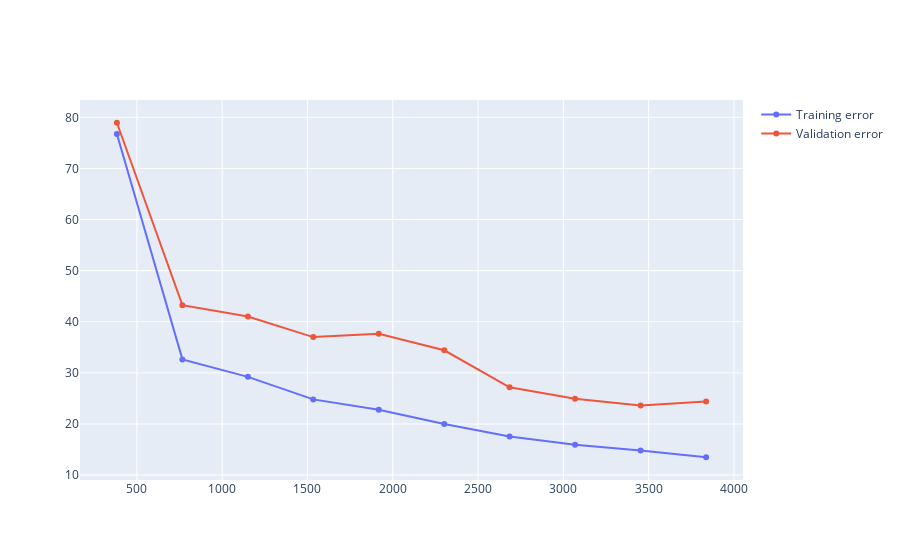

This figure's notebook cell:
### Code cell
import json
import numpy as np
import pandas as pd
from sklearn.model_selection import train_test_split, learning_curve
from sklearn.ensemble import RandomForestRegressor
import plotly.graph_objects as go
from pandarallel import pandarallel
from sklearn.metrics import mean_squared_error

pandarallel.initialize(progress_bar=True)

# Load the JSON file
data = []
with open('clean_trips.json', 'r') as file:
    for line in file:
        data.append(json.loads(line))

df = pd.DataFrame(data)

# Calculate trip time in seconds
df['trip_time'] = df['time']

# Drop rows with missing values (if any)
df.dropna(inplace=True)

# Feature extraction functions
def extract_features(row):
    features = {}
    features['mean_time_gap'] = np.mean(row['time_gap'])
    features['std_time_gap'] = np.std(row['time_gap'])
    features['min_time_gap'] = np.min(row['time_gap'])
    features['max_time_gap'] = np.max(row['time_gap'])
    
    features['mean_lat'] = np.mean(row['lats'])
    features['std_lat'] = np.std(row['lats'])
    features['min_lat'] = np.min(row['lats'])
    features['max_lat'] = np.max(row['lats'])
    
    features['mean_lng'] = np.mean(row['lngs'])
    features['std_lng'] = np.std(row['lngs'])
    features['min_lng'] = np.min(row['lngs'])
    features['max_lng'] = np.max(row['lngs'])
    
    features['mean_dist_gap'] = np.mean(row['dist_gap'])
    features['std_dist_gap'] = np.std(row['dist_gap'])
    features['min_dist_gap'] = np.min(row['dist_gap'])
    features['max_dist_gap'] = np.max(row['dist_gap'])
    
    return pd.Series(features)

# Split the data
X_train, X_test, y_train, y_test = train_test_split(df, df['trip_time'], test_size=0.25, random_state=42)

# Apply feature extraction to each subset
train_features = X_train.apply(extract_features, axis=1)
test_features = X_test.apply(extract_features, axis=1)

# Combine features with other relevant columns
X_train = pd.concat([train_features, X_train[['driverID', 'weekID', 'timeID', 'dateID', 'trip_time']]], axis=1)
X_test = pd.concat([test_features, X_test[['driverID', 'weekID', 'timeID', 'dateID', 'trip_time']]], axis=1)

# Convert non-numeric columns to numeric or drop them
non_numeric_cols = X_train.select_dtypes(include=['object']).columns
X_train[non_numeric_cols] = X_train[non_numeric_cols].apply(lambda col: pd.factorize(col)[0])
X_test[non_numeric_cols] = X_test[non_numeric_cols].apply(lambda col: pd.factorize(col)[0])

# Ensure all features are numeric
assert X_train.select_dtypes(include=['object']).empty, "There are still non-numeric columns in X_train"
assert X_test.select_dtypes(include=['object']).empty, "There are still non-numeric columns in X_test"

# Recommended initial hyperparameter values
n_estimators = 100
max_depth = None
min_samples_leaf = 1
max_leaf_nodes = None
random_state = 42
criterion = 'squared_error'

# Initialize and train the model with the recommended values
model = RandomForestRegressor(
    n_estimators=n_estimators,
    max_depth=max_depth,
    min_samples_leaf=min_samples_leaf,
    max_leaf_nodes=max_leaf_nodes,
    random_state=random_state,
    criterion=criterion
)

model.fit(X_train.drop(columns=['trip_time']), y_train)

# Evaluate the model
y_pred = model.predict(X_test.drop(columns=['trip_time']))
rmse = mean_squared_error(y_test, y_pred, squared=False)

print(f'Root Mean Squared Error (RMSE): {rmse}')

train_sizes, train_scores, valid_scores = learning_curve(
    model, X_train.drop(columns=['trip_time']), y_train, train_sizes=np.linspace(0.1, 1, 10), cv=5, scoring='neg_root_mean_squared_error')

fig = go.Figure()
fig.add_trace(go.Scatter(x=train_sizes, y=-np.mean(train_scores, axis=1), name='Training error'))
fig.add_trace(go.Scatter(x=train_sizes, y=-np.mean(valid_scores, axis=1), name='Validation error'))
fig.show()

def estimations(test_data, model, feature_names):
    features_data = test_data[feature_names]
    test_data['trip_time_estimate'] = model.predict(features_data)
    test_data['error'] = test_data['trip_time'] - test_data['trip_time_estimate']
    test_data = test_data.query("error < 3600")
    return test_data

# Get the feature names used during training
feature_names = X_train.drop(columns=['trip_time']).columns.tolist()



# plot_df = estimations(X_test, model, feature_names)

# # Assuming plot_graphs and get_metrics are defined elsewhere
# plot_graphs(plot_df)
# get_metrics(plot_df)

### Figure 1 — Plotly figure (JSON) as saved in the notebook; plotly's stock layout.template omitted (floating-point values rounded to 4 significant figures)
{"data": [{"name": "Training error", "type": "scatter", "x": [383, 767, 1151, 1534, 1918, 2302, 2685, 3069, 3453, 3837], "y": [76.74, 32.64, 29.22, 24.81, 22.77, 20.0, 17.54, 15.93, 14.82, 13.49]}, {"name": "Validation error", "type": "scatter", "x": [383, 767, 1151, 1534, 1918, 2302, 2685, 3069, 3453, 3837], "y": [78.95, 43.24, 41.03, 37.0, 37.66, 34.42, 27.18, 24.93, 23.59, 24.39]}], "layout": {}}
